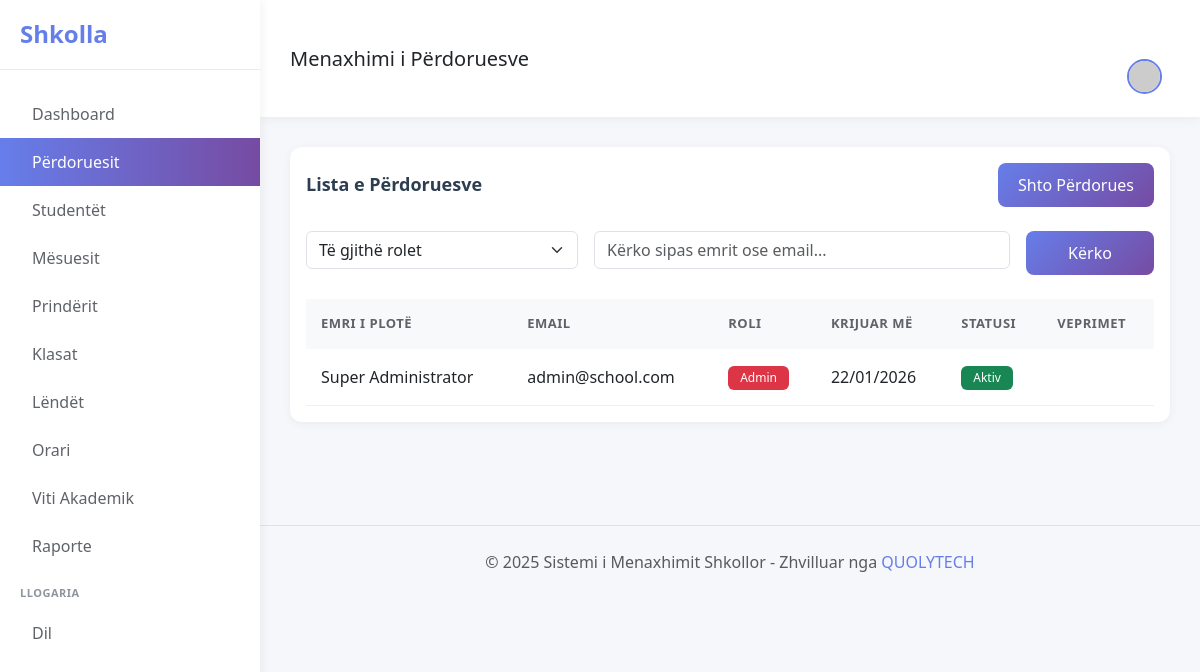
The page /admin/users.php (signed in) on the database its author committed.
### tables this page shows
CREATE TABLE users (
    id INT PRIMARY KEY AUTO_INCREMENT,
    username VARCHAR(100) UNIQUE,
    email VARCHAR(100) UNIQUE,
    password VARCHAR(255) NOT NULL,
    role ENUM('admin', 'teacher', 'student', 'parent') NOT NULL,
    full_name VARCHAR(200) NOT NULL,
    created_at TIMESTAMP DEFAULT CURRENT_TIMESTAMP,
    updated_at TIMESTAMP DEFAULT CURRENT_TIMESTAMP ON UPDATE CURRENT_TIMESTAMP,
    is_active BOOLEAN DEFAULT TRUE
);

### admin/users.php (the view, shortened to what this page needs)
<?php
require_once '../config/database.php';
$page_title = 'Menaxhimi i Përdoruesve';
$search = isset($_GET['search']) ? sanitize($_GET['search']) : '';
$where_clauses = ["role != 'admin' OR id = {$_SESSION['user_id']}"];
$where_sql = implode(' AND ', $where_clauses);
$users_query = "SELECT * FROM users WHERE $where_sql ORDER BY created_at DESC";
$stmt = $conn->prepare($users_query);
$stmt->execute();
$users_result = $stmt->get_result();
$users = $users_result->fetch_all(MYSQLI_ASSOC);
include '../includes/header.php';
?>
<div class="row">
    <div class="col-12">
        <div class="card">
            <div class="card-body">
                <div class="d-flex justify-content-between align-items-center mb-4">
                    <h4 class="card-title mb-0">Lista e Përdoruesve</h4>
                    <button class="btn btn-primary" data-bs-toggle="modal" data-bs-target="#createUserModal">
                        <i class="ti ti-plus"></i> Shto Përdorues
                    </button>
                </div>
                <form method="GET" class="row g-3 mb-4">
                    <div class="col-md-4">
                        <select name="role" class="form-select" onchange="this.form.submit()">
                            <option value="">Të gjithë rolet</option>
                        </select>
                    </div>
                    <div class="col-md-6">
                        <input type="text" name="search" class="form-control" placeholder="Kërko sipas emrit ose email..." value="<?php echo htmlspecialchars($search); ?>">
                    </div>
                    <div class="col-md-2">
                        <button type="submit" class="btn btn-primary w-100"><i class="ti ti-search"></i> Kërko</button>
                    </div>
                </form>
                <div class="table-responsive">
                    <table class="table">
                        <thead>
                            <tr>
                                <th>Emri i plotë</th>
                                <th>Email</th>
                                <th>Roli</th>
                                <th>Krijuar më</th>
                                <th>Statusi</th>
                                <th>Veprimet</th>
                            </tr>
                        </thead>
                        <tbody>
                            <?php foreach ($users as $user): ?>
                            <tr>
                                <td><?php echo htmlspecialchars($user['full_name']); ?></td>
                                <td><?php echo htmlspecialchars($user['email']); ?></td>
                                <td>
                                    <span class="badge bg-<?php
                                        echo $user['role'] == 'admin' ? 'danger' :
                                            ($user['role'] == 'teacher' ? 'primary' :
                                            ($user['role'] == 'student' ? 'success' : 'info'));
                                    ?>">
                                        <?php echo ucfirst($user['role']); ?>
                                    </span>
                                </td>
                                <td><?php echo date('d/m/Y', strtotime($user['created_at'])); ?></td>
                                <td>
                                    <?php if ($user['is_active']): ?>
                                        <span class="badge bg-success">Aktiv</span>
                                    <?php else: ?>
                                        <span class="badge bg-secondary">Jo-aktiv</span>
                                    <?php endif; ?>
                                </td>
                                <td>
                                </td>
                            </tr>
                            <?php endforeach; ?>
                        </tbody>
                    </table>
                </div>
            </div>
        </div>
    </div>
</div>
<?php
include '../includes/footer.php';
?>

### includes/header.php (shortened to what this page needs)
<!doctype html>
<html lang="sq">
<head>
    <link rel="stylesheet" href="https://cdn.jsdelivr.net/npm/bootstrap@5.3.0/dist/css/bootstrap.min.css">
    <link rel="stylesheet" href="https://cdn.jsdelivr.net/npm/@tabler/icons-webfont@latest/tabler-icons.min.css">
    <link rel="stylesheet" href="https://cdn.jsdelivr.net/npm/simplebar@latest/dist/simplebar.css">
</head>
<body>
    <div class="page-wrapper">
        <aside class="left-sidebar">
            <div class="brand-logo">
                <h4><i class="ti ti-school"></i> Shkolla</h4>
            </div>
            <nav class="sidebar-nav">
                <ul id="sidebarnav" style="padding: 0;">
                    <?php
                    $role = $_SESSION['role'];
                    $current_page = basename($_SERVER['PHP_SELF']);
                    $menu_items = [];
                    if ($role == 'admin') {
                        $menu_items = [
                            ['icon' => 'ti-dashboard', 'text' => 'Dashboard', 'url' => 'dashboard.php'],
                            ['icon' => 'ti-users', 'text' => 'Përdoruesit', 'url' => 'users.php'],
                            ['icon' => 'ti-school', 'text' => 'Studentët', 'url' => 'students.php'],
                            ['icon' => 'ti-book', 'text' => 'Mësuesit', 'url' => 'teachers.php'],
                            ['icon' => 'ti-user-check', 'text' => 'Prindërit', 'url' => 'parents.php'],
                            ['icon' => 'ti-building', 'text' => 'Klasat', 'url' => 'classes.php'],
                            ['icon' => 'ti-books', 'text' => 'Lëndët', 'url' => 'subjects.php'],
                            ['icon' => 'ti-calendar', 'text' => 'Orari', 'url' => 'schedule.php'],
                            ['icon' => 'ti-calendar-event', 'text' => 'Viti Akademik', 'url' => 'academic_year.php'],
                            ['icon' => 'ti-file-text', 'text' => 'Raporte', 'url' => 'reports.php'],
                        ];
                    }
                    foreach ($menu_items as $item):
                        $active = ($current_page == $item['url']) ? 'active' : '';
                    ?>
                        <li class="sidebar-item">
                            <a class="sidebar-link <?php echo $active; ?>" href="<?php echo $item['url']; ?>">
                                <span class="hide-menu"><?php echo $item['text']; ?></span>
                            </a>
                        </li>
                    <?php endforeach; ?>
                    <li class="nav-small-cap">
                        <span class="hide-menu">Llogaria</span>
                    </li>
                    <li class="sidebar-item">
                        <a class="sidebar-link" href="../logout.php">
                            <span class="hide-menu">Dil</span>
                        </a>
                    </li>
                </ul>
            </nav>
        </aside>
        <div class="body-wrapper">
            <header class="app-header">
                <div class="navbar-nav">
                    <h5 class="mb-0 d-none d-md-block"><?php echo $page_title ?? 'Dashboard'; ?></h5>
                </div>
                <ul class="navbar-nav">
                    <li class="nav-item dropdown">
                        <a class="nav-link" href="#" id="notificationDropdown" data-bs-toggle="dropdown">
                        </a>
                    </li>
                    <li class="nav-item dropdown">
                        <a class="nav-link" href="#" id="profileDropdown" data-bs-toggle="dropdown">
                            <img src="https://ui-avatars.com/api/?name=<?php echo urlencode($_SESSION['full_name']); ?>&background=667eea&color=fff"
                                 alt="Profile" width="35" height="35" class="rounded-circle">
                        </a>
                    </li>
                </ul>
            </header>
            <div class="container-fluid">

### includes/footer.php (shortened to what this page needs)
            </div>
            <div class="py-4 px-4 text-center border-top mt-5">
                <p class="mb-0 text-muted">© 2025 Sistemi i Menaxhimit Shkollor - Zhvilluar nga <a href="#" class="text-decoration-none" style="color: var(--primary-color);">QUOLYTECH</a></p>
            </div>
        </div>
    </div>
</body>
</html>

### includes/header.php (style rules this page uses)
:root { --primary-color: #667eea; --secondary-color: #764ba2; --sidebar-width: 260px; }
body { font-family: 'Segoe UI', Tahoma, Geneva, Verdana, sans-serif; background-color: #f5f7fa; }
.page-wrapper { display: flex; min-height: 100vh; }
.left-sidebar { width: var(--sidebar-width); background: white; box-shadow: 2px 0 10px rgba(0,0,0,0.05); position: fixed; height: 100vh; overflow-y: auto; z-index: 1000; }
.brand-logo { padding: 20px; border-bottom: 1px solid #e9ecef; display: flex; align-items: center; justify-content: space-between; }
.brand-logo h4 { margin: 0; color: var(--primary-color); font-weight: 700; }
.sidebar-nav { padding: 20px 0; }
.sidebar-item { list-style: none; }
.sidebar-link { padding: 12px 20px; display: flex; align-items: center; color: #5f6368; text-decoration: none; transition: all 0.3s; gap: 12px; }
.sidebar-link:hover, .sidebar-link.active { background: linear-gradient(90deg, var(--primary-color), var(--secondary-color)); color: white; }
.nav-small-cap { padding: 15px 20px 8px; font-size: 11px; font-weight: 600; color: #8f959e; text-transform: uppercase; letter-spacing: 0.5px; }
.body-wrapper { margin-left: var(--sidebar-width); width: calc(100% - var(--sidebar-width)); min-height: 100vh; }
.app-header { background: white; padding: 15px 30px; box-shadow: 0 2px 10px rgba(0,0,0,0.05); display: flex; justify-content: space-between; align-items: center; position: sticky; top: 0; z-index: 999; }
.navbar-nav { display: flex; align-items: center; gap: 20px; list-style: none; margin: 0; padding: 0; }
.nav-link { color: #5f6368; text-decoration: none; position: relative; padding: 8px; border-radius: 50%; transition: all 0.3s; }
.rounded-circle { border: 2px solid var(--primary-color); }
.container-fluid { padding: 30px; }
.card { border: none; border-radius: 12px; box-shadow: 0 2px 10px rgba(0,0,0,0.05); margin-bottom: 25px; transition: all 0.3s; }
.card-title { color: #2c3e50; font-weight: 600; font-size: 18px; }
.btn-primary { background: linear-gradient(135deg, var(--primary-color), var(--secondary-color)); border: none; border-radius: 8px; padding: 10px 20px; font-weight: 500; }
.badge { padding: 6px 12px; border-radius: 6px; font-weight: 500; }
.table { margin-bottom: 0; }
.table thead th { background: #f8f9fa; color: #5f6368; font-weight: 600; font-size: 13px; text-transform: uppercase; letter-spacing: 0.5px; border: none; padding: 15px; }
.table tbody td { padding: 15px; vertical-align: middle; border-bottom: 1px solid #f0f0f0; }

### rows shown on the page
users: full_name "Super Administrator", email "admin@school.com", role "Admin", created_at "22/01/2026", is_active "Aktiv"

### other values the page prints
$item['text'] "Dashboard"
$item['text'] "Përdoruesit"
$item['text'] "Studentët"
$item['text'] "Mësuesit"
$item['text'] "Prindërit"
$item['text'] "Klasat"
$item['text'] "Lëndët"
$item['text'] "Orari"
$item['text'] "Viti Akademik"
$item['text'] "Raporte"
$page_title "Menaxhimi i Përdoruesve"
